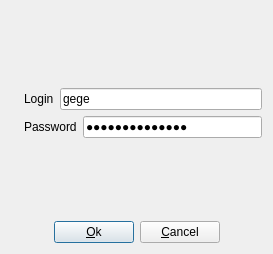
<?xml version="1.0" encoding="UTF-8"?>
<ui version="4.0">
 <class>DialogLogin</class>
 <widget class="QDialog" name="DialogLogin">
  <property name="windowModality">
   <enum>Qt::WindowModal</enum>
  </property>
  <property name="geometry">
   <rect>
    <x>0</x>
    <y>0</y>
    <width>273</width>
    <height>254</height>
   </rect>
  </property>
  <property name="sizePolicy">
   <sizepolicy hsizetype="Maximum" vsizetype="Maximum">
    <horstretch>0</horstretch>
    <verstretch>0</verstretch>
   </sizepolicy>
  </property>
  <property name="windowTitle">
   <string>NewWorld Producer</string>
  </property>
  <layout class="QVBoxLayout" name="verticalLayout">
   <item>
    <spacer name="verticalSpacer">
     <property name="orientation">
      <enum>Qt::Vertical</enum>
     </property>
     <property name="sizeHint" stdset="0">
      <size>
       <width>20</width>
       <height>18</height>
      </size>
     </property>
    </spacer>
   </item>
   <item>
    <layout class="QHBoxLayout" name="horizontalLayout_2">
     <item>
      <widget class="QLabel" name="label_3">
       <property name="maximumSize">
        <size>
         <width>64</width>
         <height>64</height>
        </size>
       </property>
       <property name="text">
        <string/>
       </property>
       <property name="pixmap">
        <pixmap>:/icones/icones/login.png</pixmap>
       </property>
       <property name="scaledContents">
        <bool>true</bool>
       </property>
      </widget>
     </item>
     <item>
      <widget class="QLabel" name="label">
       <property name="text">
        <string>Login</string>
       </property>
      </widget>
     </item>
     <item>
      <widget class="QLineEdit" name="lineEditLogin">
       <property name="text">
        <string>gege</string>
       </property>
      </widget>
     </item>
    </layout>
   </item>
   <item>
    <layout class="QHBoxLayout" name="horizontalLayout_3">
     <item>
      <widget class="QLabel" name="label_4">
       <property name="maximumSize">
        <size>
         <width>64</width>
         <height>64</height>
        </size>
       </property>
       <property name="text">
        <string/>
       </property>
       <property name="pixmap">
        <pixmap>:/icones/icones/password.png</pixmap>
       </property>
       <property name="scaledContents">
        <bool>true</bool>
       </property>
      </widget>
     </item>
     <item>
      <widget class="QLabel" name="label_2">
       <property name="text">
        <string>Password</string>
       </property>
      </widget>
     </item>
     <item>
      <widget class="QLineEdit" name="lineEditPassword">
       <property name="text">
        <string>huitcaracteres</string>
       </property>
       <property name="echoMode">
        <enum>QLineEdit::Password</enum>
       </property>
      </widget>
     </item>
    </layout>
   </item>
   <item>
    <spacer name="verticalSpacer_2">
     <property name="orientation">
      <enum>Qt::Vertical</enum>
     </property>
     <property name="sizeHint" stdset="0">
      <size>
       <width>20</width>
       <height>40</height>
      </size>
     </property>
    </spacer>
   </item>
   <item>
    <layout class="QHBoxLayout" name="horizontalLayout">
     <item>
      <spacer name="horizontalSpacer">
       <property name="orientation">
        <enum>Qt::Horizontal</enum>
       </property>
       <property name="sizeHint" stdset="0">
        <size>
         <width>40</width>
         <height>20</height>
        </size>
       </property>
      </spacer>
     </item>
     <item>
      <widget class="QPushButton" name="pushButtonConnect">
       <property name="text">
        <string>&amp;Ok</string>
       </property>
      </widget>
     </item>
     <item>
      <widget class="QPushButton" name="pushButtonCancel">
       <property name="text">
        <string>&amp;Cancel</string>
       </property>
      </widget>
     </item>
     <item>
      <spacer name="horizontalSpacer_2">
       <property name="orientation">
        <enum>Qt::Horizontal</enum>
       </property>
       <property name="sizeHint" stdset="0">
        <size>
         <width>40</width>
         <height>20</height>
        </size>
       </property>
      </spacer>
     </item>
    </layout>
   </item>
  </layout>
 </widget>
 <resources/>
 <connections/>
</ui>
